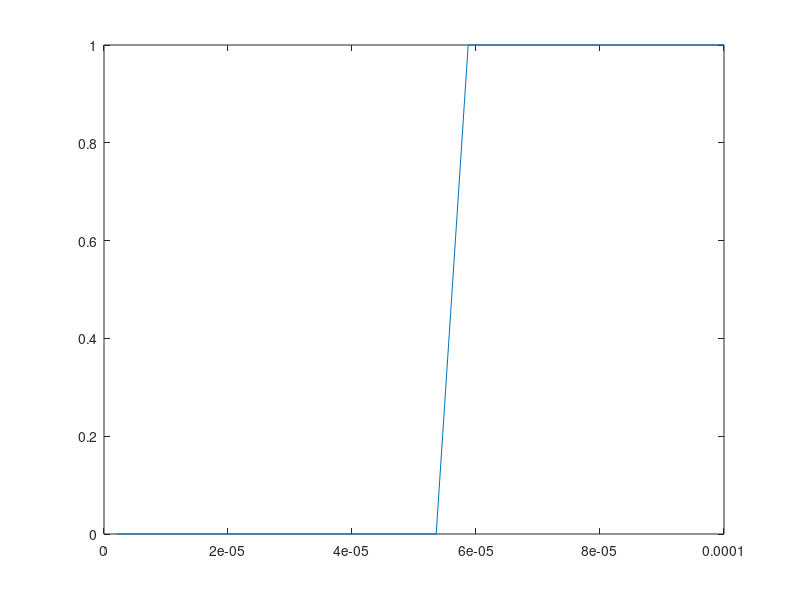

MATLAB code to generate this figure:
% h = 0.1
% X0 = [2 ;0 ;0 ;0 ;0]
% G = [ 1 -1 0 0 1 ; -1 1 0 1 0; 0 0 1 -1 0; 0 1 -1 0 0; 1 0 0 0 0]
% C = [ 0 0 0 0 0; 0 1 0 0 0; 0 0 1 0 0; 0 0 0 -2 0; 0 0 0 0 0 ]
% W = [0 ;0 ;0 ;0 ;1]

% G = [ 1 -1 1 ; -1 1 0; 1 0 0 ]
% C = [ 0 0 0; 0 1 0; 0 0 0 ]
% W = [0 ;0 ;1]

G = [ 1e3 -1e3 5 ; -1e3 1e3 0; 5 0 0 ]
C = [ 0 0 0; 0 0.001e-6 0; 0 0 0 ]
W = [0 ;0 ;5]
% h = 0.001
h = 1e-7
len = 20
x = linspace(0.0001, 2e-6, len);
BE_y = linspace(0.0001, 2e-6, len);
TR_y = linspace(0.0001, 2e-6, len);

%%%BE
X0 = inv(G)*W
X = X0;
M = ( G + 1/h * C );
for i = 1:length(x)
  if i ==  floor(len/2)
    W(3) = 0
  end
  X = inv(M)*(1/h*C*X+W);
  BE_y(i) = X(2);
end
BE_X = X;

% %%%TR
% W = [0 ;0 ;10];
% X0 = inv(G)*W
% X = X0;
% M1 = ( G + 2/h*C );
% M2 = -1*( G - 2/h*C );
% for i = 1:length(x)
%   if i ==  floor(len/2)
%     W(3) = 0
%   end
%   X = inv(M1)*(M2*X + W + W);
%   TR_y(i) = X(2);
% end
% TR_X = X;

%figure
%plot(x, BE_y-TR_y)
figure
plot(x, BE_y)
%figure
%plot(x, TR_y, '*')

%plot(x, BE_y, '*', x, TR_y, 'O')

% %%%BE
% X = X0;
% M = ( G + 1/h * C );
% for i = 0:100
%   X = inv(M)*(1/h*C*X+W);
% end
% BE_X = X
% 
%  
% %%%TR
% X = X0;
% M1 = ( G + 2/h*C );
% M2 = -1*( G - 2/h*C );
% for i = 0:100
%   X = inv(M1)*(M2*X + W + W);
% end
% TR_X = X
% 
% %%%N-R & BE
% X = X0;
% M = ( G + 1/h * C );
% for i = 0:5
%   F = M*X - (1/h*C*X+W);
%   J = M-1/h*C;
%   %dX = -1*inv(J)*F;
%   dX = -1*J\F;
%   X = X + dX;
% end
% NR_BE_X = X
% 
% %%%N-R & BE
% X = X0;
% M1 = ( G + 2/h*C );
% M2 = -1*( G - 2/h*C );
% for i = 0:5
%   F = M1*X - (M2*X + W + W);
%   J = M1 - M2;
%   %dX = -1*inv(J)*F;
%   dX = -1*J\F;
%   X = X + dX;
% end
% NR_TR_X = X

